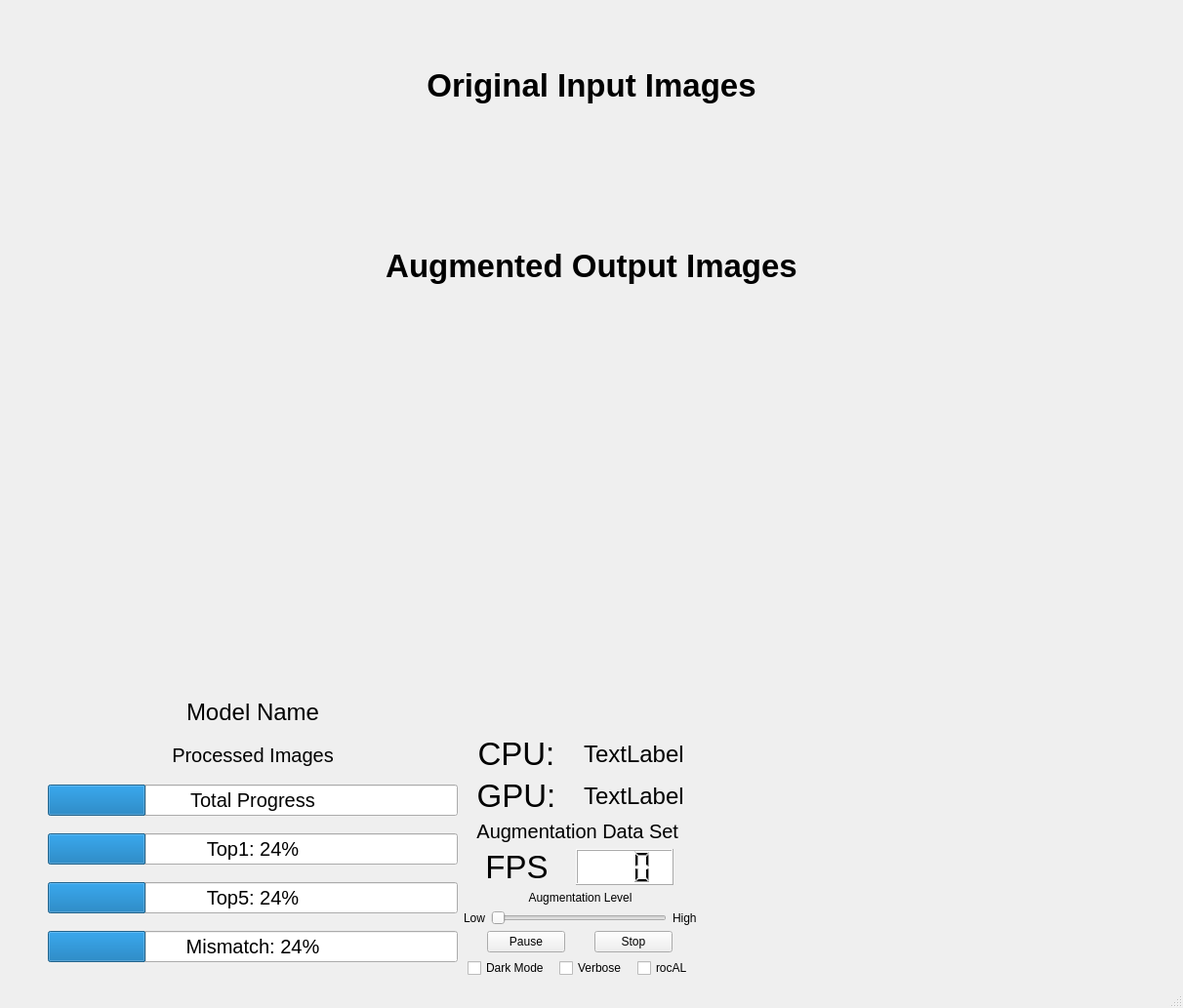
<?xml version="1.0" encoding="UTF-8"?>
<ui version="4.0">
 <class>MainWindow</class>
 <widget class="QMainWindow" name="MainWindow">
  <property name="geometry">
   <rect>
    <x>0</x>
    <y>0</y>
    <width>1212</width>
    <height>1033</height>
   </rect>
  </property>
  <property name="windowTitle">
   <string>MIVisionX Inference Viewer</string>
  </property>
  <property name="windowIcon">
   <iconset>
    <normaloff>data/images/rocm_logo.png</normaloff>data/images/rocm_logo.png</iconset>
  </property>
  <widget class="QWidget" name="centralwidget">
   <layout class="QVBoxLayout" name="verticalLayout_3">
    <item>
     <spacer name="verticalSpacer_4">
      <property name="orientation">
       <enum>Qt::Vertical</enum>
      </property>
      <property name="sizeType">
       <enum>QSizePolicy::Fixed</enum>
      </property>
      <property name="sizeHint" stdset="0">
       <size>
        <width>20</width>
        <height>40</height>
       </size>
      </property>
     </spacer>
    </item>
    <item>
     <layout class="QHBoxLayout" name="horizontalLayout_2">
      <item>
       <widget class="QLabel" name="AMD_logo">
        <property name="sizePolicy">
         <sizepolicy hsizetype="Preferred" vsizetype="Fixed">
          <horstretch>0</horstretch>
          <verstretch>0</verstretch>
         </sizepolicy>
        </property>
        <property name="text">
         <string/>
        </property>
        <property name="pixmap">
         <pixmap>data/images/AMD_Radeon.png</pixmap>
        </property>
        <property name="alignment">
         <set>Qt::AlignCenter</set>
        </property>
       </widget>
      </item>
      <item>
       <widget class="QLabel" name="container_logo">
        <property name="text">
         <string/>
        </property>
        <property name="alignment">
         <set>Qt::AlignCenter</set>
        </property>
       </widget>
      </item>
      <item>
       <widget class="QLabel" name="MIVisionX_logo">
        <property name="enabled">
         <bool>true</bool>
        </property>
        <property name="text">
         <string/>
        </property>
        <property name="pixmap">
         <pixmap>data/images/MIVisionX-logo.png</pixmap>
        </property>
        <property name="scaledContents">
         <bool>false</bool>
        </property>
        <property name="alignment">
         <set>Qt::AlignCenter</set>
        </property>
       </widget>
      </item>
      <item>
       <widget class="QLabel" name="EPYC_logo">
        <property name="sizePolicy">
         <sizepolicy hsizetype="Preferred" vsizetype="Fixed">
          <horstretch>0</horstretch>
          <verstretch>0</verstretch>
         </sizepolicy>
        </property>
        <property name="text">
         <string/>
        </property>
        <property name="pixmap">
         <pixmap>data/images/EPYC-blue.png</pixmap>
        </property>
        <property name="alignment">
         <set>Qt::AlignCenter</set>
        </property>
       </widget>
      </item>
     </layout>
    </item>
    <item>
     <widget class="QLabel" name="origTitle_label">
      <property name="sizePolicy">
       <sizepolicy hsizetype="Preferred" vsizetype="Fixed">
        <horstretch>0</horstretch>
        <verstretch>0</verstretch>
       </sizepolicy>
      </property>
      <property name="font">
       <font>
        <pointsize>25</pointsize>
        <weight>75</weight>
        <italic>false</italic>
        <bold>true</bold>
        <strikeout>false</strikeout>
        <kerning>true</kerning>
       </font>
      </property>
      <property name="text">
       <string>Original Input Images</string>
      </property>
      <property name="alignment">
       <set>Qt::AlignCenter</set>
      </property>
     </widget>
    </item>
    <item>
     <widget class="QWidget" name="horizontalWidget" native="true">
      <layout class="QHBoxLayout" name="horizontalLayout_9">
       <item>
        <spacer name="horizontalSpacer">
         <property name="orientation">
          <enum>Qt::Horizontal</enum>
         </property>
         <property name="sizeHint" stdset="0">
          <size>
           <width>40</width>
           <height>20</height>
          </size>
         </property>
        </spacer>
       </item>
       <item>
        <widget class="QFrame" name="imagesFrame">
         <layout class="QHBoxLayout" name="origImage_layout">
          <item>
           <widget class="QLabel" name="image_label">
            <property name="sizePolicy">
             <sizepolicy hsizetype="Fixed" vsizetype="Fixed">
              <horstretch>0</horstretch>
              <verstretch>0</verstretch>
             </sizepolicy>
            </property>
            <property name="minimumSize">
             <size>
              <width>110</width>
              <height>100</height>
             </size>
            </property>
            <property name="maximumSize">
             <size>
              <width>110</width>
              <height>100</height>
             </size>
            </property>
            <property name="frameShape">
             <enum>QFrame::NoFrame</enum>
            </property>
            <property name="frameShadow">
             <enum>QFrame::Plain</enum>
            </property>
            <property name="text">
             <string/>
            </property>
           </widget>
          </item>
          <item>
           <widget class="QLabel" name="image_label2">
            <property name="sizePolicy">
             <sizepolicy hsizetype="Fixed" vsizetype="Fixed">
              <horstretch>0</horstretch>
              <verstretch>0</verstretch>
             </sizepolicy>
            </property>
            <property name="minimumSize">
             <size>
              <width>110</width>
              <height>100</height>
             </size>
            </property>
            <property name="maximumSize">
             <size>
              <width>110</width>
              <height>100</height>
             </size>
            </property>
            <property name="font">
             <font>
              <family>Ubuntu Mono</family>
             </font>
            </property>
            <property name="frameShape">
             <enum>QFrame::NoFrame</enum>
            </property>
            <property name="frameShadow">
             <enum>QFrame::Plain</enum>
            </property>
            <property name="text">
             <string/>
            </property>
           </widget>
          </item>
          <item>
           <widget class="QLabel" name="image_label3">
            <property name="sizePolicy">
             <sizepolicy hsizetype="Fixed" vsizetype="Fixed">
              <horstretch>0</horstretch>
              <verstretch>0</verstretch>
             </sizepolicy>
            </property>
            <property name="minimumSize">
             <size>
              <width>110</width>
              <height>100</height>
             </size>
            </property>
            <property name="maximumSize">
             <size>
              <width>110</width>
              <height>100</height>
             </size>
            </property>
            <property name="frameShape">
             <enum>QFrame::NoFrame</enum>
            </property>
            <property name="frameShadow">
             <enum>QFrame::Plain</enum>
            </property>
            <property name="text">
             <string/>
            </property>
           </widget>
          </item>
          <item>
           <widget class="QLabel" name="image_label4">
            <property name="sizePolicy">
             <sizepolicy hsizetype="Fixed" vsizetype="Fixed">
              <horstretch>0</horstretch>
              <verstretch>0</verstretch>
             </sizepolicy>
            </property>
            <property name="minimumSize">
             <size>
              <width>110</width>
              <height>100</height>
             </size>
            </property>
            <property name="maximumSize">
             <size>
              <width>110</width>
              <height>100</height>
             </size>
            </property>
            <property name="frameShape">
             <enum>QFrame::NoFrame</enum>
            </property>
            <property name="frameShadow">
             <enum>QFrame::Plain</enum>
            </property>
            <property name="text">
             <string/>
            </property>
           </widget>
          </item>
          <item>
           <widget class="QLabel" name="image_label5">
            <property name="sizePolicy">
             <sizepolicy hsizetype="Fixed" vsizetype="Fixed">
              <horstretch>0</horstretch>
              <verstretch>0</verstretch>
             </sizepolicy>
            </property>
            <property name="minimumSize">
             <size>
              <width>110</width>
              <height>100</height>
             </size>
            </property>
            <property name="maximumSize">
             <size>
              <width>110</width>
              <height>100</height>
             </size>
            </property>
            <property name="frameShape">
             <enum>QFrame::NoFrame</enum>
            </property>
            <property name="frameShadow">
             <enum>QFrame::Plain</enum>
            </property>
            <property name="text">
             <string/>
            </property>
           </widget>
          </item>
          <item>
           <widget class="QLabel" name="image_label6">
            <property name="sizePolicy">
             <sizepolicy hsizetype="Fixed" vsizetype="Fixed">
              <horstretch>0</horstretch>
              <verstretch>0</verstretch>
             </sizepolicy>
            </property>
            <property name="minimumSize">
             <size>
              <width>110</width>
              <height>100</height>
             </size>
            </property>
            <property name="maximumSize">
             <size>
              <width>110</width>
              <height>100</height>
             </size>
            </property>
            <property name="frameShape">
             <enum>QFrame::NoFrame</enum>
            </property>
            <property name="frameShadow">
             <enum>QFrame::Plain</enum>
            </property>
            <property name="text">
             <string/>
            </property>
           </widget>
          </item>
          <item>
           <widget class="QLabel" name="image_label7">
            <property name="sizePolicy">
             <sizepolicy hsizetype="Fixed" vsizetype="Fixed">
              <horstretch>0</horstretch>
              <verstretch>0</verstretch>
             </sizepolicy>
            </property>
            <property name="minimumSize">
             <size>
              <width>110</width>
              <height>100</height>
             </size>
            </property>
            <property name="maximumSize">
             <size>
              <width>110</width>
              <height>100</height>
             </size>
            </property>
            <property name="frameShape">
             <enum>QFrame::NoFrame</enum>
            </property>
            <property name="frameShadow">
             <enum>QFrame::Plain</enum>
            </property>
            <property name="text">
             <string/>
            </property>
           </widget>
          </item>
          <item>
           <widget class="QLabel" name="image_label8">
            <property name="sizePolicy">
             <sizepolicy hsizetype="Fixed" vsizetype="Fixed">
              <horstretch>0</horstretch>
              <verstretch>0</verstretch>
             </sizepolicy>
            </property>
            <property name="minimumSize">
             <size>
              <width>110</width>
              <height>100</height>
             </size>
            </property>
            <property name="maximumSize">
             <size>
              <width>110</width>
              <height>100</height>
             </size>
            </property>
            <property name="frameShape">
             <enum>QFrame::NoFrame</enum>
            </property>
            <property name="frameShadow">
             <enum>QFrame::Plain</enum>
            </property>
            <property name="text">
             <string/>
            </property>
           </widget>
          </item>
          <item>
           <widget class="QLabel" name="image_label9">
            <property name="sizePolicy">
             <sizepolicy hsizetype="Fixed" vsizetype="Fixed">
              <horstretch>0</horstretch>
              <verstretch>0</verstretch>
             </sizepolicy>
            </property>
            <property name="minimumSize">
             <size>
              <width>110</width>
              <height>100</height>
             </size>
            </property>
            <property name="maximumSize">
             <size>
              <width>110</width>
              <height>100</height>
             </size>
            </property>
            <property name="frameShape">
             <enum>QFrame::NoFrame</enum>
            </property>
            <property name="frameShadow">
             <enum>QFrame::Plain</enum>
            </property>
            <property name="text">
             <string/>
            </property>
           </widget>
          </item>
         </layout>
        </widget>
       </item>
       <item>
        <spacer name="horizontalSpacer_2">
         <property name="orientation">
          <enum>Qt::Horizontal</enum>
         </property>
         <property name="sizeType">
          <enum>QSizePolicy::Expanding</enum>
         </property>
         <property name="sizeHint" stdset="0">
          <size>
           <width>40</width>
           <height>20</height>
          </size>
         </property>
        </spacer>
       </item>
      </layout>
     </widget>
    </item>
    <item>
     <widget class="QLabel" name="augTitle_label">
      <property name="sizePolicy">
       <sizepolicy hsizetype="Preferred" vsizetype="Fixed">
        <horstretch>0</horstretch>
        <verstretch>0</verstretch>
       </sizepolicy>
      </property>
      <property name="font">
       <font>
        <family>Ubuntu</family>
        <pointsize>25</pointsize>
        <weight>75</weight>
        <bold>true</bold>
       </font>
      </property>
      <property name="text">
       <string>Augmented Output Images</string>
      </property>
      <property name="alignment">
       <set>Qt::AlignCenter</set>
      </property>
     </widget>
    </item>
    <item>
     <layout class="QHBoxLayout" name="horizontalLayout_4">
      <item>
       <widget class="QLabel" name="aug_label">
        <property name="sizePolicy">
         <sizepolicy hsizetype="Expanding" vsizetype="Expanding">
          <horstretch>0</horstretch>
          <verstretch>0</verstretch>
         </sizepolicy>
        </property>
        <property name="minimumSize">
         <size>
          <width>0</width>
          <height>0</height>
         </size>
        </property>
        <property name="font">
         <font>
          <kerning>false</kerning>
         </font>
        </property>
        <property name="text">
         <string/>
        </property>
        <property name="alignment">
         <set>Qt::AlignCenter</set>
        </property>
       </widget>
      </item>
     </layout>
    </item>
    <item>
     <layout class="QHBoxLayout" name="horizontalLayout_10">
      <item>
       <spacer name="horizontalSpacer_3">
        <property name="orientation">
         <enum>Qt::Horizontal</enum>
        </property>
        <property name="sizeType">
         <enum>QSizePolicy::Fixed</enum>
        </property>
        <property name="sizeHint" stdset="0">
         <size>
          <width>40</width>
          <height>20</height>
         </size>
        </property>
       </spacer>
      </item>
      <item>
       <layout class="QVBoxLayout" name="verticalLayout_5">
        <item>
         <widget class="QLabel" name="progTitle_label">
          <property name="sizePolicy">
           <sizepolicy hsizetype="Preferred" vsizetype="Fixed">
            <horstretch>0</horstretch>
            <verstretch>0</verstretch>
           </sizepolicy>
          </property>
          <property name="maximumSize">
           <size>
            <width>550</width>
            <height>16777215</height>
           </size>
          </property>
          <property name="font">
           <font>
            <pointsize>22</pointsize>
            <weight>75</weight>
            <bold>true</bold>
           </font>
          </property>
          <property name="text">
           <string/>
          </property>
          <property name="alignment">
           <set>Qt::AlignCenter</set>
          </property>
         </widget>
        </item>
        <item>
         <widget class="QLabel" name="name_label">
          <property name="sizePolicy">
           <sizepolicy hsizetype="Preferred" vsizetype="Fixed">
            <horstretch>0</horstretch>
            <verstretch>0</verstretch>
           </sizepolicy>
          </property>
          <property name="maximumSize">
           <size>
            <width>420</width>
            <height>16777215</height>
           </size>
          </property>
          <property name="font">
           <font>
            <pointsize>18</pointsize>
           </font>
          </property>
          <property name="text">
           <string>Model Name</string>
          </property>
          <property name="alignment">
           <set>Qt::AlignCenter</set>
          </property>
         </widget>
        </item>
        <item>
         <widget class="QLabel" name="imgProg_label">
          <property name="sizePolicy">
           <sizepolicy hsizetype="Preferred" vsizetype="Fixed">
            <horstretch>0</horstretch>
            <verstretch>0</verstretch>
           </sizepolicy>
          </property>
          <property name="maximumSize">
           <size>
            <width>420</width>
            <height>16777215</height>
           </size>
          </property>
          <property name="font">
           <font>
            <pointsize>15</pointsize>
           </font>
          </property>
          <property name="text">
           <string>Processed Images</string>
          </property>
          <property name="alignment">
           <set>Qt::AlignCenter</set>
          </property>
         </widget>
        </item>
        <item>
         <widget class="QProgressBar" name="total_progressBar">
          <property name="maximumSize">
           <size>
            <width>420</width>
            <height>16777215</height>
           </size>
          </property>
          <property name="font">
           <font>
            <pointsize>15</pointsize>
           </font>
          </property>
          <property name="styleSheet">
           <string notr="true"/>
          </property>
          <property name="value">
           <number>24</number>
          </property>
          <property name="alignment">
           <set>Qt::AlignCenter</set>
          </property>
          <property name="format">
           <string>Total Progress</string>
          </property>
         </widget>
        </item>
        <item>
         <widget class="QProgressBar" name="top1_progressBar">
          <property name="maximumSize">
           <size>
            <width>420</width>
            <height>16777215</height>
           </size>
          </property>
          <property name="font">
           <font>
            <pointsize>15</pointsize>
           </font>
          </property>
          <property name="value">
           <number>24</number>
          </property>
          <property name="alignment">
           <set>Qt::AlignCenter</set>
          </property>
          <property name="format">
           <string>Top1: %p%</string>
          </property>
         </widget>
        </item>
        <item>
         <widget class="QProgressBar" name="top5_progressBar">
          <property name="maximumSize">
           <size>
            <width>420</width>
            <height>16777215</height>
           </size>
          </property>
          <property name="font">
           <font>
            <pointsize>15</pointsize>
           </font>
          </property>
          <property name="value">
           <number>24</number>
          </property>
          <property name="alignment">
           <set>Qt::AlignCenter</set>
          </property>
          <property name="format">
           <string>Top5: %p%</string>
          </property>
         </widget>
        </item>
        <item>
         <widget class="QProgressBar" name="mis_progressBar">
          <property name="maximumSize">
           <size>
            <width>420</width>
            <height>16777215</height>
           </size>
          </property>
          <property name="font">
           <font>
            <pointsize>15</pointsize>
           </font>
          </property>
          <property name="value">
           <number>24</number>
          </property>
          <property name="alignment">
           <set>Qt::AlignCenter</set>
          </property>
          <property name="format">
           <string>Mismatch: %p%</string>
          </property>
         </widget>
        </item>
       </layout>
      </item>
      <item>
       <layout class="QVBoxLayout" name="verticalLayout">
        <item>
         <widget class="QLabel" name="controlTitle_label">
          <property name="sizePolicy">
           <sizepolicy hsizetype="Fixed" vsizetype="Fixed">
            <horstretch>0</horstretch>
            <verstretch>0</verstretch>
           </sizepolicy>
          </property>
          <property name="maximumSize">
           <size>
            <width>550</width>
            <height>16777215</height>
           </size>
          </property>
          <property name="font">
           <font>
            <pointsize>22</pointsize>
            <weight>75</weight>
            <bold>true</bold>
           </font>
          </property>
          <property name="text">
           <string/>
          </property>
          <property name="alignment">
           <set>Qt::AlignCenter</set>
          </property>
         </widget>
        </item>
        <item>
         <spacer name="verticalSpacer">
          <property name="orientation">
           <enum>Qt::Vertical</enum>
          </property>
          <property name="sizeType">
           <enum>QSizePolicy::MinimumExpanding</enum>
          </property>
          <property name="sizeHint" stdset="0">
           <size>
            <width>20</width>
            <height>20</height>
           </size>
          </property>
         </spacer>
        </item>
        <item>
         <layout class="QHBoxLayout" name="horizontalLayout_5">
          <item>
           <widget class="QLabel" name="cpu_label">
            <property name="sizePolicy">
             <sizepolicy hsizetype="Preferred" vsizetype="Preferred">
              <horstretch>0</horstretch>
              <verstretch>0</verstretch>
             </sizepolicy>
            </property>
            <property name="font">
             <font>
              <pointsize>25</pointsize>
             </font>
            </property>
            <property name="text">
             <string>CPU: </string>
            </property>
            <property name="alignment">
             <set>Qt::AlignCenter</set>
            </property>
           </widget>
          </item>
          <item>
           <widget class="QLabel" name="cpuName_label">
            <property name="font">
             <font>
              <pointsize>18</pointsize>
             </font>
            </property>
            <property name="text">
             <string>TextLabel</string>
            </property>
           </widget>
          </item>
         </layout>
        </item>
        <item>
         <layout class="QHBoxLayout" name="horizontalLayout_7">
          <item>
           <widget class="QLabel" name="gpu_label">
            <property name="font">
             <font>
              <pointsize>25</pointsize>
             </font>
            </property>
            <property name="text">
             <string>GPU: </string>
            </property>
            <property name="alignment">
             <set>Qt::AlignCenter</set>
            </property>
           </widget>
          </item>
          <item>
           <widget class="QLabel" name="gpuName_label">
            <property name="font">
             <font>
              <pointsize>18</pointsize>
             </font>
            </property>
            <property name="text">
             <string>TextLabel</string>
            </property>
           </widget>
          </item>
         </layout>
        </item>
        <item>
         <widget class="QLabel" name="dataset_label">
          <property name="font">
           <font>
            <pointsize>15</pointsize>
           </font>
          </property>
          <property name="text">
           <string>Augmentation Data Set </string>
          </property>
          <property name="alignment">
           <set>Qt::AlignCenter</set>
          </property>
         </widget>
        </item>
        <item>
         <layout class="QHBoxLayout" name="horizontalLayout_8">
          <item>
           <widget class="QLabel" name="fps_label">
            <property name="sizePolicy">
             <sizepolicy hsizetype="Fixed" vsizetype="Preferred">
              <horstretch>0</horstretch>
              <verstretch>0</verstretch>
             </sizepolicy>
            </property>
            <property name="font">
             <font>
              <pointsize>25</pointsize>
             </font>
            </property>
            <property name="text">
             <string>FPS</string>
            </property>
            <property name="alignment">
             <set>Qt::AlignCenter</set>
            </property>
           </widget>
          </item>
          <item>
           <widget class="QLCDNumber" name="fps_lcdNumber">
            <property name="sizePolicy">
             <sizepolicy hsizetype="Fixed" vsizetype="Preferred">
              <horstretch>0</horstretch>
              <verstretch>0</verstretch>
             </sizepolicy>
            </property>
            <property name="maximumSize">
             <size>
              <width>100</width>
              <height>16777215</height>
             </size>
            </property>
            <property name="styleSheet">
             <string notr="true">background-color: rgb(255, 255, 255);
color: rgb(0, 0, 0);</string>
            </property>
            <property name="digitCount">
             <number>3</number>
            </property>
           </widget>
          </item>
         </layout>
        </item>
        <item>
         <widget class="QLabel" name="level_label">
          <property name="sizePolicy">
           <sizepolicy hsizetype="Preferred" vsizetype="Fixed">
            <horstretch>0</horstretch>
            <verstretch>0</verstretch>
           </sizepolicy>
          </property>
          <property name="text">
           <string>Augmentation Level</string>
          </property>
          <property name="alignment">
           <set>Qt::AlignCenter</set>
          </property>
         </widget>
        </item>
        <item>
         <layout class="QHBoxLayout" name="horizontalLayout">
          <item>
           <widget class="QLabel" name="low_label">
            <property name="text">
             <string>Low</string>
            </property>
            <property name="alignment">
             <set>Qt::AlignRight|Qt::AlignTrailing|Qt::AlignVCenter</set>
            </property>
           </widget>
          </item>
          <item>
           <widget class="QSlider" name="level_slider">
            <property name="sizePolicy">
             <sizepolicy hsizetype="Fixed" vsizetype="Fixed">
              <horstretch>0</horstretch>
              <verstretch>0</verstretch>
             </sizepolicy>
            </property>
            <property name="minimumSize">
             <size>
              <width>180</width>
              <height>0</height>
             </size>
            </property>
            <property name="maximumSize">
             <size>
              <width>150</width>
              <height>16777215</height>
             </size>
            </property>
            <property name="orientation">
             <enum>Qt::Horizontal</enum>
            </property>
            <property name="tickPosition">
             <enum>QSlider::NoTicks</enum>
            </property>
           </widget>
          </item>
          <item>
           <widget class="QLabel" name="high_label">
            <property name="text">
             <string>High</string>
            </property>
            <property name="alignment">
             <set>Qt::AlignLeading|Qt::AlignLeft|Qt::AlignVCenter</set>
            </property>
           </widget>
          </item>
         </layout>
        </item>
        <item>
         <layout class="QHBoxLayout" name="horizontalLayout_3">
          <item>
           <widget class="QPushButton" name="pause_pushButton">
            <property name="sizePolicy">
             <sizepolicy hsizetype="Fixed" vsizetype="Fixed">
              <horstretch>0</horstretch>
              <verstretch>0</verstretch>
             </sizepolicy>
            </property>
            <property name="text">
             <string>Pause</string>
            </property>
           </widget>
          </item>
          <item>
           <widget class="QPushButton" name="stop_pushButton">
            <property name="sizePolicy">
             <sizepolicy hsizetype="Fixed" vsizetype="Fixed">
              <horstretch>0</horstretch>
              <verstretch>0</verstretch>
             </sizepolicy>
            </property>
            <property name="text">
             <string>Stop</string>
            </property>
            <property name="flat">
             <bool>false</bool>
            </property>
           </widget>
          </item>
         </layout>
        </item>
        <item>
         <layout class="QHBoxLayout" name="horizontalLayout_6">
          <item>
           <widget class="QCheckBox" name="dark_checkBox">
            <property name="sizePolicy">
             <sizepolicy hsizetype="Fixed" vsizetype="Fixed">
              <horstretch>0</horstretch>
              <verstretch>0</verstretch>
             </sizepolicy>
            </property>
            <property name="text">
             <string>Dark Mode</string>
            </property>
           </widget>
          </item>
          <item>
           <widget class="QCheckBox" name="verbose_checkBox">
            <property name="sizePolicy">
             <sizepolicy hsizetype="Fixed" vsizetype="Fixed">
              <horstretch>0</horstretch>
              <verstretch>0</verstretch>
             </sizepolicy>
            </property>
            <property name="layoutDirection">
             <enum>Qt::LeftToRight</enum>
            </property>
            <property name="text">
             <string>Verbose</string>
            </property>
           </widget>
          </item>
          <item>
           <widget class="QCheckBox" name="rocal_checkBox">
            <property name="sizePolicy">
             <sizepolicy hsizetype="Fixed" vsizetype="Fixed">
              <horstretch>0</horstretch>
              <verstretch>0</verstretch>
             </sizepolicy>
            </property>
            <property name="text">
             <string>rocAL</string>
            </property>
           </widget>
          </item>
         </layout>
        </item>
       </layout>
      </item>
      <item>
       <layout class="QVBoxLayout" name="verticalLayout_2">
        <item>
         <widget class="QLabel" name="graphTitle_label">
          <property name="sizePolicy">
           <sizepolicy hsizetype="Expanding" vsizetype="Minimum">
            <horstretch>0</horstretch>
            <verstretch>0</verstretch>
           </sizepolicy>
          </property>
          <property name="maximumSize">
           <size>
            <width>550</width>
            <height>16777215</height>
           </size>
          </property>
          <property name="font">
           <font>
            <pointsize>22</pointsize>
            <weight>75</weight>
            <bold>true</bold>
           </font>
          </property>
          <property name="text">
           <string/>
          </property>
          <property name="alignment">
           <set>Qt::AlignCenter</set>
          </property>
         </widget>
        </item>
       </layout>
      </item>
      <item>
       <widget class="QLabel" name="graph_imageLabel">
        <property name="text">
         <string/>
        </property>
       </widget>
      </item>
      <item>
       <spacer name="horizontalSpacer_4">
        <property name="orientation">
         <enum>Qt::Horizontal</enum>
        </property>
        <property name="sizeType">
         <enum>QSizePolicy::Fixed</enum>
        </property>
        <property name="sizeHint" stdset="0">
         <size>
          <width>40</width>
          <height>20</height>
         </size>
        </property>
       </spacer>
      </item>
     </layout>
    </item>
   </layout>
  </widget>
  <widget class="QStatusBar" name="statusbar"/>
 </widget>
 <resources/>
 <connections/>
</ui>
